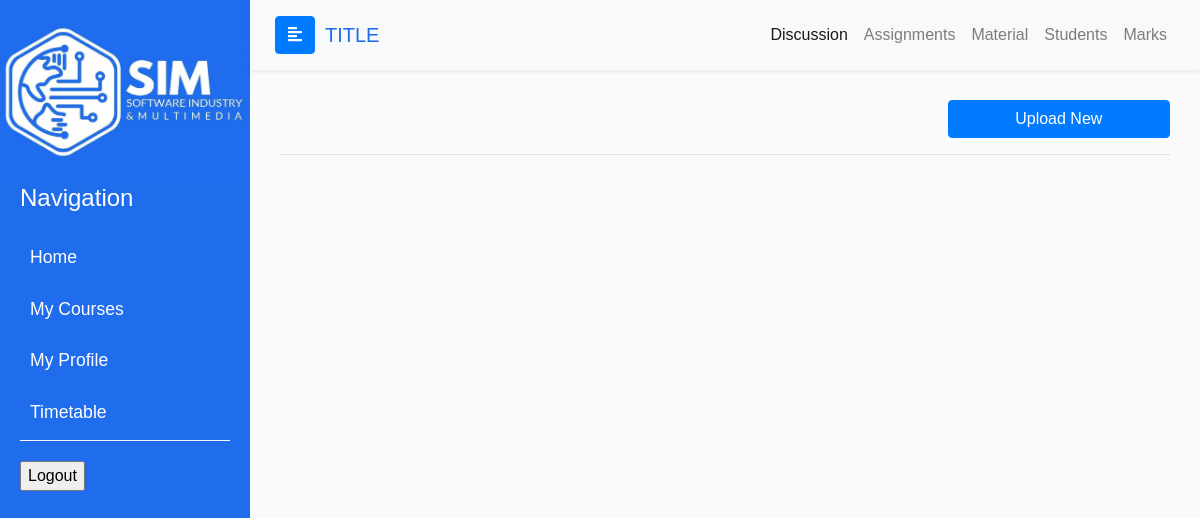
The app's page /academic/material.php?course_id=2, older data.
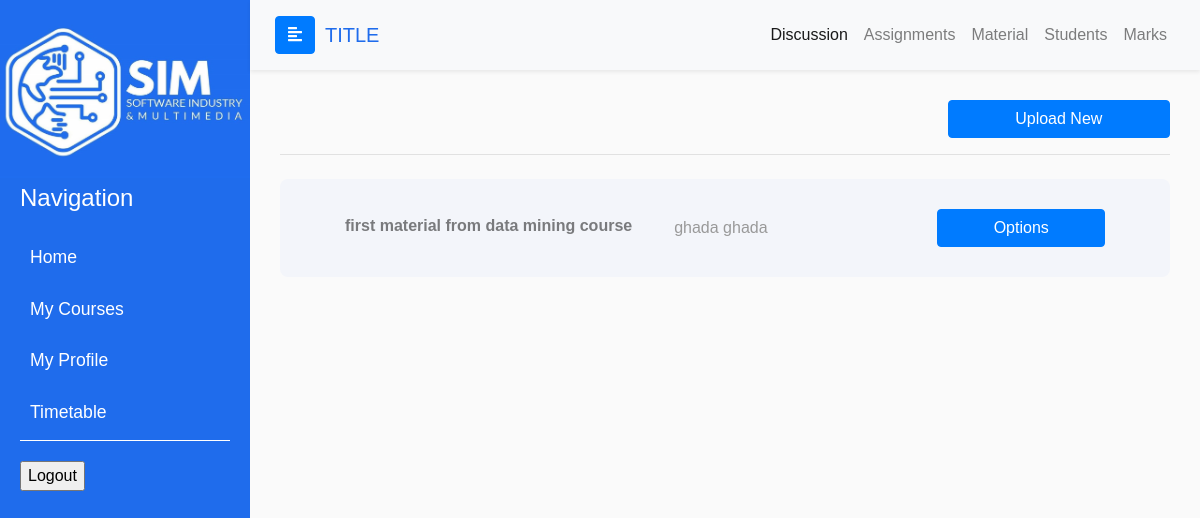
The same page, newer data.
### tables this page shows
CREATE TABLE `materials` (
  `material_id` int(12) NOT NULL,
  `id_course` int(12) NOT NULL,
  `id_user` int(12) NOT NULL,
  `title` varchar(255) DEFAULT NULL,
  `material_ref` varchar(255) NOT NULL,
  `semester_id` int(11) NOT NULL
);

CREATE TABLE `users` (
  `id` int(12) NOT NULL,
  `first_name` varchar(255) NOT NULL,
  `middle_name` varchar(255) NOT NULL,
  `last_name` varchar(255) NOT NULL,
  `national_id` bigint(14) NOT NULL,
  `type` varchar(255) NOT NULL,
  `email` varchar(255) NOT NULL,
  `password` varchar(255) NOT NULL,
  `gender` varchar(255) NOT NULL,
  `mobile_number` varchar(255) NOT NULL,
  `home_number` varchar(255) DEFAULT NULL,
  `image_path` text DEFAULT 'profile_images\\profile.png'
);

### includes/utils/helper.php (called while the page is built, shortened)
<?php
function getCurrentSemester()
{
    global $conn;
    $query = "SELECT semester_id FROM semesters ORDER BY semester_id DESC LIMIT 1";
    $query_result = mysqli_query($conn, $query);
    if ($query_result) {
        $result = mysqli_fetch_assoc($query_result);
        return $result['semester_id'];
    } else {
        return -1;
    }
}

### includes/functions.php (the view, shortened to what this page needs)
<?php
include_once "db_conn.php";
include_once "utils\\helper.php";
include_once dirname(__FILE__, 1) .DIRECTORY_SEPARATOR. "Admin" .DIRECTORY_SEPARATOR. "students" .DIRECTORY_SEPARATOR. "functions.php";
$semester = getCurrentSemester();
function getCourseMaterialEditable($courseId)
{
    global $conn;
    global $semester;
    $query = "SELECT m.title, u.first_name, u.last_name, material_ref, material_id FROM materials m
      INNER JOIN users u ON u.id = m.id_user
      WHERE id_course = $courseId AND semester_id = $semester";
    $query_result = mysqli_query($conn, $query);
    while ($row = mysqli_fetch_assoc($query_result)) {
        $title = $row['title'];
        $fname = $row['first_name'];
        $lname = $row['last_name'];
        $material = $row['material_ref'];
        $material_id = $row['material_id'];
        echo "<div class='container-fluid'>
        <div class='row conbody  text-center text-lg-left' >
          <div class='col-lg-5 text' >
            <a href='$material' target='_blank' class='a'>$title</a>
          </div>
          <div class='col-lg-4 text'>
            <p>$fname $lname</p>
          </div>
          <div class='col-lg-3 btn-column'>
          <a  data-id='$material_id' data-title='$title' data-file='../files/$material' class='btn btn-primary btn-block launch-modal' data-toggle='modal' data-target='#modalContactForm'>Options</a>
          </div>
        </div>
      </div>";
    }
}

Row changes from the older to the newer data that the page shows:
added materials: title "first material from data mining course", id_user.first_name "ghada", id_user.last_name "ghada"
